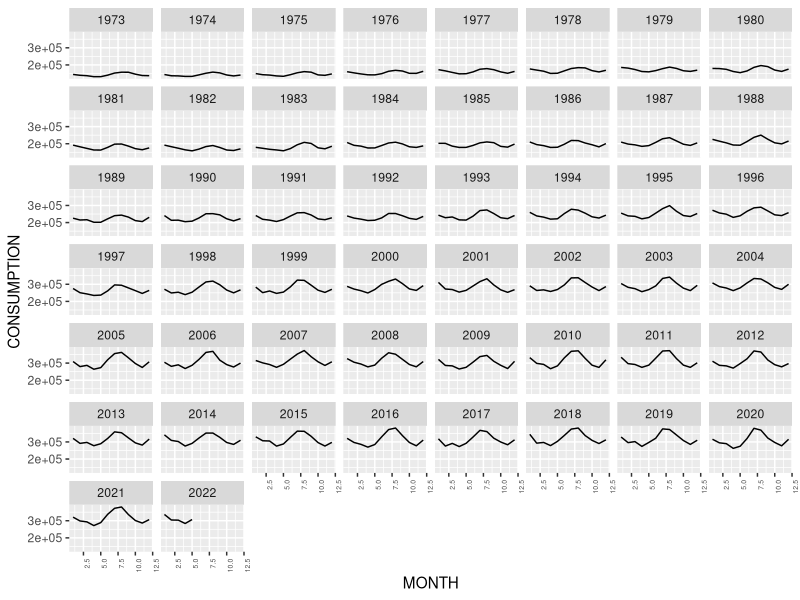
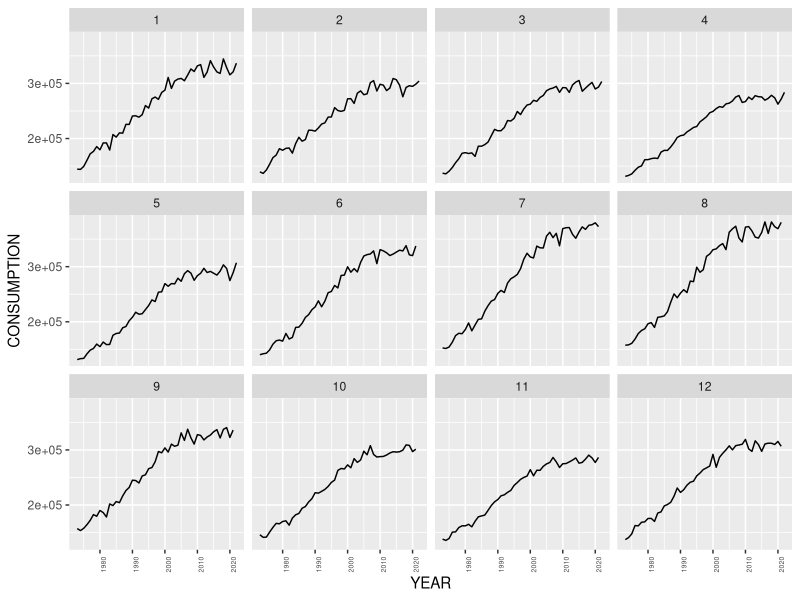
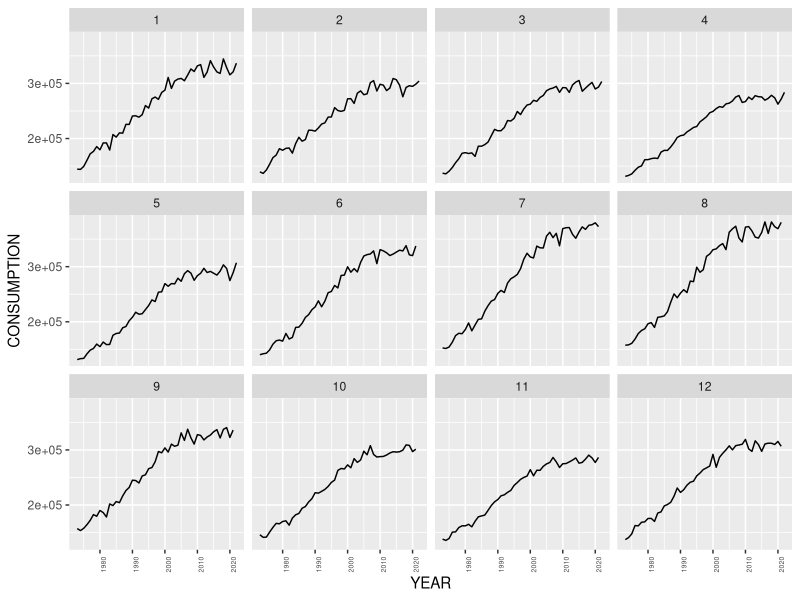

Generate these figures, in order, with R:
## ---- chunk 1
knitr::opts_chunk$set(echo = TRUE)
## ---- chunk 2
library(tidyverse)
## ---- chunk 3
electricity<-read.csv(file = "exploratory.csv")
#electricity$MONTH  <- month.name[electricity$MONTH]
head(electricity)
## ---- chunk 4
ggplot(data = electricity, mapping = aes(x=MONTH, y=CONSUMPTION)) +facet_wrap( ~ YEAR) + geom_line()+theme(axis.text.x = element_text(size=5,angle = 90, hjust = 1))
## ---- chunk 5
ggplot(data = electricity, mapping = aes(x=YEAR, y=CONSUMPTION)) +facet_wrap( ~ MONTH) + geom_line()+theme(axis.text.x = element_text(size=5,angle = 90, hjust = 1))
ggsave("monthlyFacet.png")
